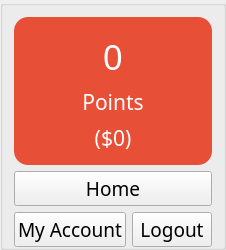
           <widget class="QGroupBox" name="pointBox">
            <property name="sizePolicy">
             <sizepolicy hsizetype="Fixed" vsizetype="Preferred">
              <horstretch>0</horstretch>
              <verstretch>0</verstretch>
             </sizepolicy>
            </property>
            <property name="styleSheet">
             <string notr="true">#pointbox_2 {background-color : #9CAFD1;}</string>
            </property>
            <property name="title">
             <string/>
            </property>
            <layout class="QVBoxLayout" name="verticalLayout_4">
             <property name="bottomMargin">
              <number>0</number>
             </property>
             <item>
              <widget class="QGroupBox" name="pointbox_2">
               <property name="styleSheet">
                <string notr="true">font: 16pt &quot;Aganè S&quot;;
background-color : #E84F37;
color : white;
border-radius : 14px;</string>
               </property>
               <property name="title">
                <string/>
               </property>
               <layout class="QVBoxLayout" name="verticalLayout_10">
                <item>
                 <widget class="QLabel" name="pointsValue_label">
                  <property name="font">
                   <font>
                    <family>Aganè S</family>
                    <pointsize>26</pointsize>
                    <weight>50</weight>
                    <italic>false</italic>
                    <bold>false</bold>
                   </font>
                  </property>
                  <property name="styleSheet">
                   <string notr="true">font: 26pt &quot;Aganè S&quot;;</string>
                  </property>
                  <property name="text">
                   <string>0</string>
                  </property>
                  <property name="alignment">
                   <set>Qt::AlignCenter</set>
                  </property>
                 </widget>
                </item>
                <item>
                 <widget class="QLabel" name="label_Points_Total">
                  <property name="font">
                   <font>
                    <family>Aganè S</family>
                    <pointsize>16</pointsize>
                    <weight>50</weight>
                    <italic>false</italic>
                    <bold>false</bold>
                   </font>
                  </property>
                  <property name="text">
                   <string>Points</string>
                  </property>
                  <property name="scaledContents">
                   <bool>true</bool>
                  </property>
                  <property name="alignment">
                   <set>Qt::AlignCenter</set>
                  </property>
                 </widget>
                </item>
                <item>
                 <widget class="QLabel" name="pointsDollar_label">
                  <property name="font">
                   <font>
                    <family>Aganè S</family>
                    <pointsize>16</pointsize>
                    <weight>50</weight>
                    <italic>false</italic>
                    <bold>false</bold>
                   </font>
                  </property>
                  <property name="text">
                   <string>($0)</string>
                  </property>
                  <property name="alignment">
                   <set>Qt::AlignCenter</set>
                  </property>
                 </widget>
                </item>
               </layout>
              </widget>
             </item>
             <item>
              <widget class="QPushButton" name="driver_Home_Button">
               <property name="font">
                <font>
                 <family>AXIS Extra Bold</family>
                 <pointsize>14</pointsize>
                 <weight>10</weight>
                 <italic>false</italic>
                 <bold>false</bold>
                </font>
               </property>
               <property name="text">
                <string>Home</string>
               </property>
              </widget>
             </item>
             <item>
              <layout class="QHBoxLayout" name="horizontalLayout_2">
               <property name="sizeConstraint">
                <enum>QLayout::SetMaximumSize</enum>
               </property>
               <item>
                <widget class="QPushButton" name="driver_Account">
                 <property name="font">
                  <font>
                   <family>AXIS Extra Bold</family>
                   <pointsize>14</pointsize>
                   <weight>10</weight>
                   <italic>false</italic>
                   <bold>false</bold>
                  </font>
                 </property>
                 <property name="text">
                  <string>My Account</string>
                 </property>
                </widget>
               </item>
               <item>
                <widget class="QPushButton" name="driver_Logout">
                 <property name="sizePolicy">
                  <sizepolicy hsizetype="Minimum" vsizetype="Fixed">
                   <horstretch>0</horstretch>
                   <verstretch>0</verstretch>
                  </sizepolicy>
                 </property>
                 <property name="font">
                  <font>
                   <family>AXIS Extra Bold</family>
                   <pointsize>14</pointsize>
                   <weight>10</weight>
                   <italic>false</italic>
                   <bold>false</bold>
                  </font>
                 </property>
                 <property name="text">
                  <string>Logout</string>
                 </property>
                </widget>
               </item>
              </layout>
             </item>
            </layout>
           </widget>
